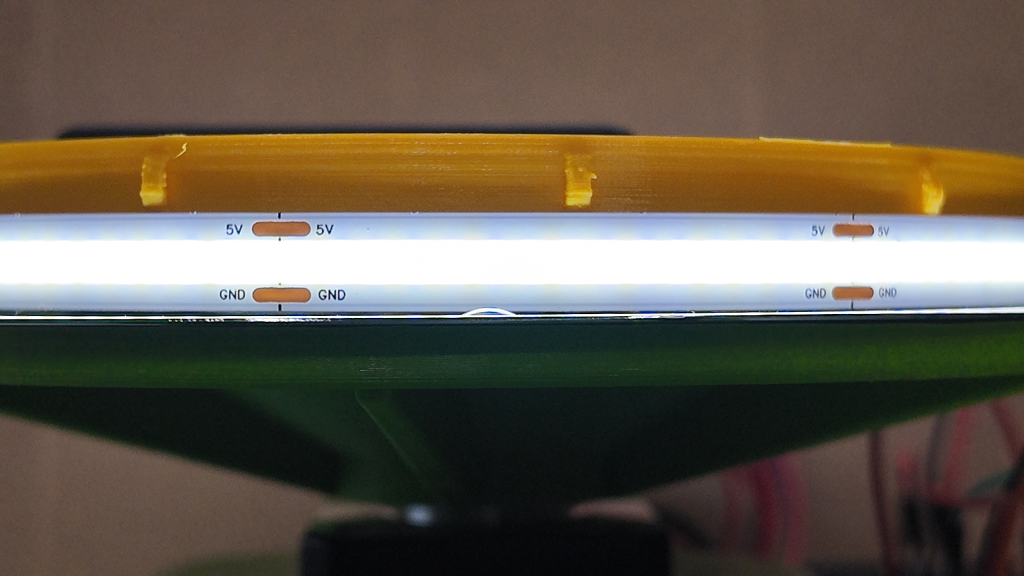
#> input picture shapeMatch/0067.JPG, 3072 x 1728 px, found by its file name (shown at 1/3 size)
$ python trial1.py
#> lines starting #> are read from the running program, lines starting #| are printed output that depends on the picture; after the words box and inside, x2 and y2 are one past the last pixel; in counts of white or black regions, pixels touching at a corner belong together; long printed decimals are rounded
### shapeMatch/Processing.py
import cv2
import numpy as np
import math
import os
import shutil

class VideoProcessing:
    # [69 lines left out: functions create_sample_folders, detect_contours, not called in this run]

class Binarize:
    def __init__(self, directory):
        """
        Initialize the Binarize class with parameters for image processing.

        Parameters:
            directory (str): The path to the directory where the image is located.
        """
        self.global_thresh_value = 185
        self.adaptive_thresh_window_size = 25
        self.adaptive_thresh_C = 2
        self.directory = directory

    def read_image(self):
        """
        Reads an image from the specified directory path.

        Returns:
            numpy.ndarray: The grayscale image read from the file.

        Raises:
            FileNotFoundError: If the image file does not exist at the specified path.

        Example usage:
            image = Binarize('path/to/image.png').read_image()
            print(f'Image Shape: {image.shape}')
        """
        self.image_path = f'{self.directory}'
        image = cv2.imread(self.image_path, cv2.IMREAD_GRAYSCALE)
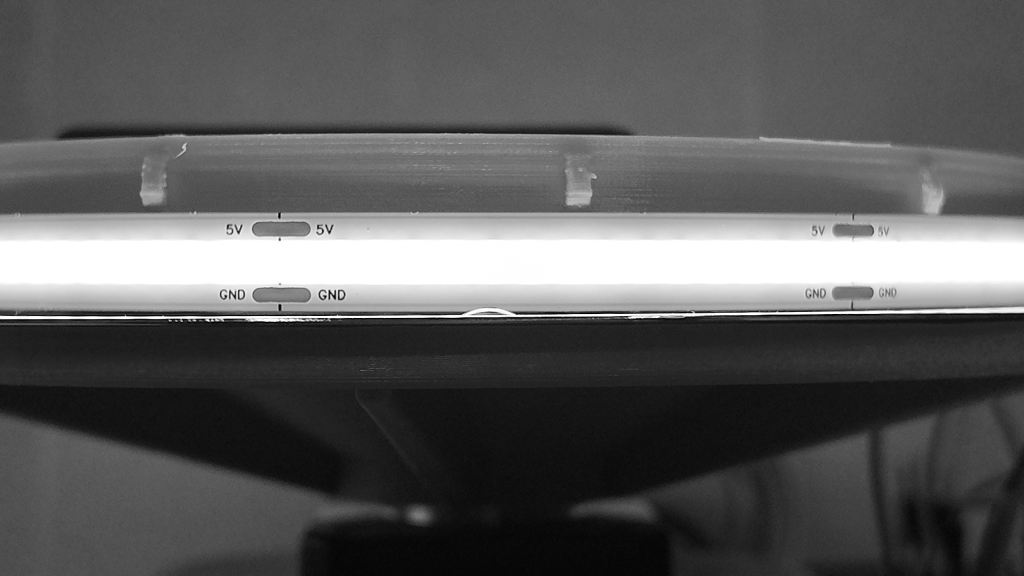
#> image: shape (1728, 3072) (shown at 1/3 size); min 0, max 255, mean 90.1
        if image is None:
            raise FileNotFoundError(f"Image not found at {self.image_path}")
        return image

    def global_threshold(self, image):
        """
        Applies a global threshold to the provided image.

        Parameters:
            image (numpy.ndarray): The input grayscale image.

        Returns:
            numpy.ndarray: The binary image after applying the global threshold.

        Example usage:
            binarizer = Binarize('path/to/image.png')
            image = binarizer.read_image()
            binary_image = binarizer.global_threshold(image)
            print(f'Binary Image Shape: {binary_image.shape}')
        """
        _, global_thresh_mask = cv2.threshold(image, self.global_thresh_value, 255, cv2.THRESH_BINARY)
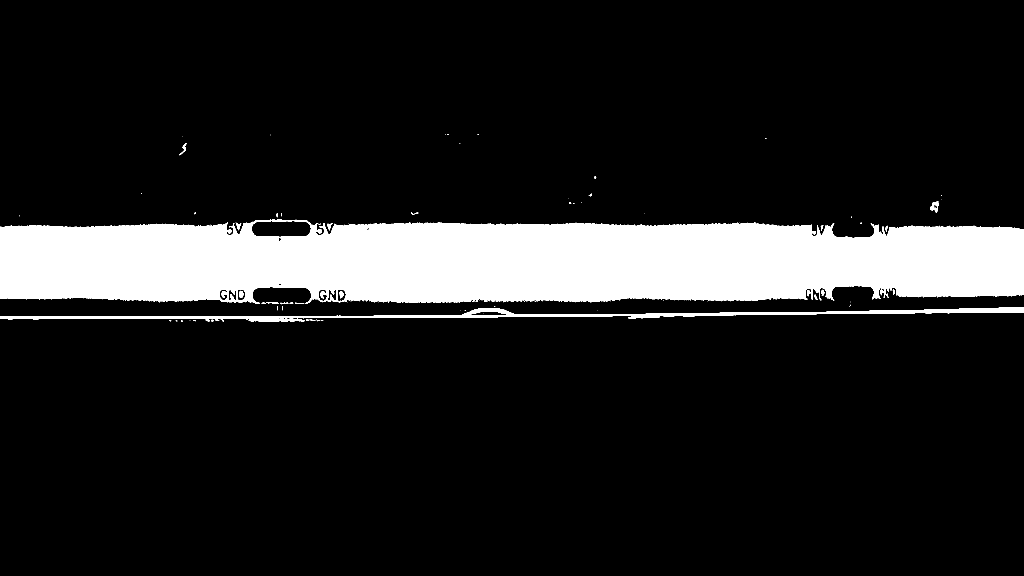
#> global_thresh_mask: shape (1728, 3072) (shown at 1/3 size); 12.9% white; 120 white regions (92 under 20 px), largest, box (x1, y1, x2, y2) and area: (0, 657, 3072, 912) 656310, (0, 921, 3072, 966) 27015, (2790, 604, 2817, 638) 418
        return global_thresh_mask

    def save_cleaned_image(self, cleaned_image, output_path):
        """
        Saves the cleaned image to the specified output path.

        Parameters:
            cleaned_image (numpy.ndarray): The image to be saved.
            output_path (str): The path where the image will be saved.

        Raises:
            IOError: If the image cannot be saved at the specified path.

        Example usage:
            binarizer.save_cleaned_image(binary_image, 'path/to/output.png')
        """
        success = cv2.imwrite(output_path, cleaned_image)
        if not success:
            raise IOError(f"Failed to save image at {output_path}")

    def binarize_image(self, output_path):
        """
        Processes the image by applying global thresholding and morphological operations,
        and then saves the result.

        Parameters:
            output_path (str): The path where the processed image will be saved.

        Returns:
            numpy.ndarray: The original grayscale image.

        Example usage:
            binarizer = Binarize('path/to/image.png')
            original_image = binarizer.binarize_image('path/to/output.png')
            print(f'Original Image Shape: {original_image.shape}')
        """
        image = self.read_image()
        global_mask = self.global_threshold(image)
        self.save_cleaned_image(global_mask, output_path)
        return image

class ContourProcessor:
    def __init__(self, contour):
        """
        Initialize the ContourProcessor with a contour.

        Parameters:
            contour (numpy.ndarray): Input contour.
        """
        if contour is None:
            raise ValueError("Contour cannot be None")
        self.contour = self.ensure_2d_contour(contour)

    def ensure_2d_contour(self, contour):
        """
        Ensure the contour is a 2D array of points.

        Parameters:
            contour (numpy.ndarray): Input contour.

        Returns:
            numpy.ndarray: Reshaped contour as a 2D array if necessary.
        """
        if contour.ndim == 3:
            return contour.reshape(-1, 2)
        elif contour.ndim == 2 and contour.shape[1] == 2:
            return contour
        else:
            print("Warning: Contour has an unexpected shape")
            return np.array([])

    def filter_by_y_level(self, y_level_min, y_level_max):
        """
        Filters out points in the contour that are outside a specified y-level range.

        Parameters:
            y_level_min (int): The minimum y-level threshold; points below this level will be excluded.
            y_level_max (int): The maximum y-level threshold; points above this level will be excluded.

        Returns:
            numpy.ndarray: The filtered contour with points only within the specified y-level range.
        """
        if self.contour.size == 0:
            print("Warning: Contour is empty after ensuring 2D format")
            return self.contour

        # Filter points based on the specified y-level range
        filtered_contour = self.contour[(self.contour[:, 1] >= y_level_min) & (self.contour[:, 1] <= y_level_max)]
        return filtered_contour

    def filter_by_x_level(self, x_level_min, x_level_max):
        """
        Filters out points in the contour that are outside a specified x-level range.

        Parameters:
            x_level_min (int): The minimum x-level threshold; points left of this level will be excluded.
            x_level_max (int): The maximum x-level threshold; points right of this level will be excluded.

        Returns:
            numpy.ndarray: The filtered contour with points only within the specified x-level range.
        """
        if self.contour.size == 0:
            print("Warning: Contour is empty after ensuring 2D format")
            return self.contour

        # Filter points based on the specified x-level range
        filtered_contour = self.contour[(self.contour[:, 0] >= x_level_min) & (self.contour[:, 0] <= x_level_max)]
        return filtered_contour

    # [24 lines left out: function split_horizontal, not called in this run]


    def split_horizontal(self):
        """
        Splits the contour into left and right parts based on the x-coordinate of its centroid.

        Returns:
            tuple: Two contours, left and right.

        Example usage:
            left_contour, right_contour = processor.split_horizontal()
            print(f'Left Contour Shape: {left_contour.shape}, Right Contour Shape: {right_contour.shape}')
        """
        if self.contour.size == 0:
            print("Warning: Contour is empty or invalid")
            return np.array([]), np.array([])  # Return empty contours if invalid

        M = cv2.moments(self.contour)
        if M['m00'] == 0:
            print("Warning: Contour moments are zero")
            return np.array([]), np.array([])  # Return empty contours if invalid

        cx = int(M['m10'] / M['m00'])  # Center x-coordinate

        self.contour = self.contour.reshape(-1, 2)

        left_contour = self.contour[self.contour[:, 0] <= cx]
        right_contour = self.contour[self.contour[:, 0] >= cx]

        return left_contour.reshape(-1, 1, 2), right_contour.reshape(-1, 1, 2)

class Calculator:
    def __init__(self, contour):
        """
        Initialize the Calculator with a contour.

        Parameters:
            contour (numpy.ndarray): Input contour.
        """
        self.contour = self.ensure_2d_contour(contour)
        self.image = None

    def ensure_2d_contour(self, contour):
        """
        Ensure the contour is a 2D array of points.

        Parameters:
            contour (numpy.ndarray): Input contour.

        Returns:
            numpy.ndarray: Reshaped contour as a 2D array if necessary.

        Example usage:
            calculator = Calculator(contour)
            print(f'Contour Shape: {calculator.contour.shape}')
        """
        if contour.ndim == 3:
            return contour.reshape(-1, 2)
        elif contour.ndim == 2 and contour.shape[1] == 2:
            return contour
        else:
            print("Warning: Contour has an unexpected shape")
            return np.array([])

    def fit_line_and_calculate_angle(self):
        """
        Fits a line to the contour and calculates the angle of the line relative to the x-axis.
        """
        if len(self.contour) > 0:
            vx, vy, x, y = cv2.fitLine(self.contour, cv2.DIST_L2, 0, 0.1, 0.1)
            x_single, y_single = x[0], y[0]
            vx_single, vy_single = vx[0], vy[0]
            slope = vy_single / vx_single

            if slope < 0:
                slope = -slope

            radians = math.atan(slope)
            degrees = (radians * 180) / math.pi

            return float(degrees), slope, x_single, y_single, vx_single, vy_single
        else:
            # Return default values or handle the case appropriately
            return 90, 0.0, 0.0, 0.0, 0.0, 0.0


class Draw:
    def __init__(self, image):
        """
        Initialize the Draw class with an image.

        Parameters:
            image (numpy.ndarray): The image on which to draw. Should be a BGR image in numpy array format.
        """
        self.image = image

    def line_of_best_fit(self, x, y, vx, vy, length):
        """
        Draws two lines of best fit on the image based on the given starting point and direction vector.

        Parameters:
            x (float): The x-coordinate of the starting point of the line.
            y (float): The y-coordinate of the starting point of the line.
            vx (float): The x-component of the direction vector of the line.
            vy (float): The y-component of the direction vector of the line.
            length (float): The length of the line to be drawn in both directions from the starting point.

        Example usage:
            Draw(image).line_of_best_fit(x, y, vx, vy, length)
        """
        # Draw the line in the direction of (vx, vy)
        cv2.line(self.image, (int(x), int(y)), (int(x + length * vx), int(y + length * vy)), (0, 0, 255), 2)
        # Draw the line in the opposite direction of (vx, vy)
        cv2.line(self.image, (int(x), int(y)), (int(x - length * vx), int(y - length * vy)), (0, 0, 255), 2)

    def contour(self, contour, blue, green, red):
        """
        Draws a contour on the image with the specified color.

        Parameters:
            contour (numpy.ndarray): The contour to be drawn. Should be a 2D array with shape (-1, 1, 2).
            blue (int): The blue color component of the contour in BGR format (0-255).
            green (int): The green color component of the contour in BGR format (0-255).
            red (int): The red color component of the contour in BGR format (0-255).

        Example usage:
            Draw(image).contour(contour, 255, 0, 0)  # Draw contour in red
        """
        cv2.drawContours(self.image, [contour], -1, (blue, green, red), 2)

### shapeMatch/trial1.py
import cv2 as cv
from Processing import Binarize, ContourProcessor, Draw, Calculator
import numpy as np

image = 'OT-2 Image analysis/shapeMatch/0067.JPG'
preprop = Binarize(image)
preprop.binarize_image('OT-2 Image analysis/shapeMatch/0067Binary.JPG')
binary = cv.imread('OT-2 Image analysis/shapeMatch/0067Binary.JPG')
#> binary: shape (1728, 3072, 3); min 0, max 255, mean 32.9
print(f'Binary Image Shape:{binary.shape}')
#| Binary Image Shape:(1728, 3072, 3)
binary = binary[875:950, 1350:1575]
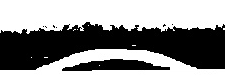
#> binary: shape (75, 225, 3); min 0, max 255, mean 137.8
cv.imwrite('OT-2 Image analysis/shapeMatch/0067Binary.JPG', binary)


img = cv.imread(image)
#> img is the input picture: shape (1728, 3072, 3); mean B, G, R 75.6, 88.9, 97.9
img = img[875:950, 1350:1575]
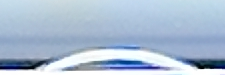
#> img: shape (75, 225, 3); mean B, G, R 210.4, 188.8, 170.1
print(f'Crop Shape: {img.shape}')
#| Crop Shape: (75, 225, 3)
image = 'OT-2 Image analysis/shapeMatch/0067Crop.JPG'
cv.imwrite(image, img)

imgray = cv.cvtColor(img, cv.COLOR_BGR2GRAY)
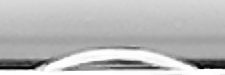
#> imgray: shape (75, 225); min 2, max 255, mean 185.7
ret, thresh = cv.threshold(imgray, 230, 255, 0)
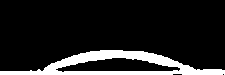
#> thresh: shape (75, 225); 13% white; 1 white region
contours, mat = cv.findContours(thresh, cv.RETR_TREE, cv.CHAIN_APPROX_SIMPLE)
#> contours = 2 contours; box (x1, y1, x2, y2) and area: (0, 50, 225, 75) 3018, (55, 57, 181, 73) 1170; mat = [[-1, -1, 1, -1], [-1, -1, -1, 0]]

for contour in contours:
        if 500 > contour.size > 120:
                print(f'Contour Size:{contour.size}')
                print(f'Contour Shape:{contour.shape}')


                processor = ContourProcessor(contour)
                filteredContour = processor.filter_by_y_level(0, 70)

                processor = ContourProcessor(filteredContour)
                filteredContour = processor.filter_by_x_level(0,225)

                drawer = Draw(binary)
                drawer.contour(filteredContour, 255, 0, 0)

                processor = ContourProcessor(filteredContour)
                left_contour, right_contour = processor.split_horizontal()

                processorL = ContourProcessor(left_contour)
                processorR = ContourProcessor(right_contour)
                left_contour, _ = processorL.split_horizontal()
                # _, right_contour = processorR.split_horizontal()

                drawer.contour(left_contour, 255, 220, 0)
                drawer.contour(right_contour, 255, 220, 0)

                calcL = Calculator(left_contour)
                calcR = Calculator(right_contour)

                angleL, slopeL, x, y, vx, vy = calcL.fit_line_and_calculate_angle()
                angleR, slopeR, a, b, va, vb = calcR.fit_line_and_calculate_angle()

                print(f'Angle Left:{angleL}')
                print(f'Angle Right:{angleR}')

                drawer.line_of_best_fit(x,y,vx,vy, 100)
                drawer.line_of_best_fit(a,b,va,vb, 100)
#> this loop made 2 passes
#| Contour Size:178
#| Contour Shape:(89, 1, 2)
#| Angle Left:19.564
#| Angle Right:14.875
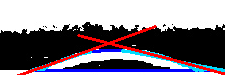
#> binary: shape (75, 225, 3); 10.38% of pixels changed, all inside (x1, y1, x2, y2) = (17, 25, 225, 75)

cv.imwrite('OT-2 Image analysis/shapeMatch/0067Drawn.png', binary)
# np.save('shapeMatch/template_contour.npy', referenceContour)
